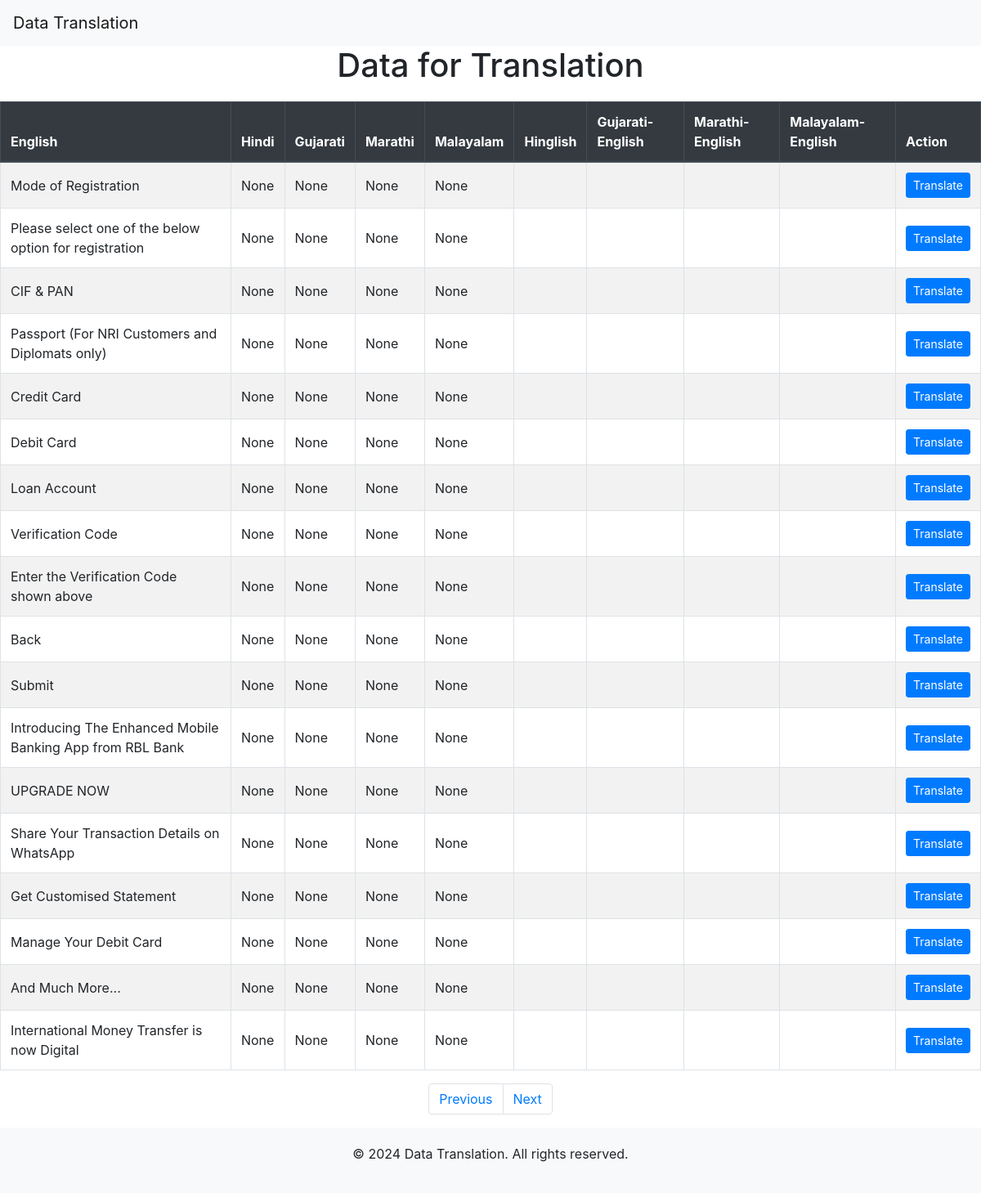
The app's page /myapp/display/17/ with its own data.
### myapp/models.py (models this page shows, shortened)
class ExtractedData(models.Model):
    uploaded_image = models.ForeignKey(UploadedImage, on_delete=models.CASCADE)
    extracted_data = models.TextField(default = [])
    hindi = models.TextField(null=True, blank=True)
    gujarati = models.TextField(null=True, blank=True)
    marathi = models.TextField(null=True, blank=True)
    malayalam = models.TextField(null=True, blank=True)
    class Meta:
        verbose_name = "ExtractedData"
        verbose_name_plural = "ExtractedData"

### myapp/views.py (the view)
# urls.py: path('display/<int:image_id>/', display_data, name='display_data'),
def display_data(request, image_id):
    extracted_data = ExtractedData.objects.filter(uploaded_image_id=image_id)
    return render(request, 'myapp/display_data.html', {'extracted_data': extracted_data})

### myapp/templates/myapp/display_data.html (shortened to what this page needs)
<!DOCTYPE html>
<html lang="en">
<head>
    <link href="https://maxcdn.bootstrapcdn.com/bootstrap/4.5.2/css/bootstrap.min.css" rel="stylesheet">
</head>
<body>
    <nav class="navbar navbar-expand-lg navbar-light bg-light fixed-top">
        <a class="navbar-brand" href="#">Data Translation</a>
    </nav>
    <div class="container" style="padding-right: 0px !important;padding-left: 0px !important;max-width: fit-content;">
        <h1 class="text-center">Data for Translation</h1>
        <div class="table-responsive">
            <table class="table table-striped table-bordered table-hover">
                <thead class="thead-dark">
                    <tr>
                        <th>English</th>
                        <th>Hindi</th>
                        <th>Gujarati</th>
                        <th>Marathi</th>
                        <th>Malayalam</th>
                        <th>Hinglish</th>
                        <th>Gujarati-English</th>
                        <th>Marathi-English</th>
                        <th>Malayalam-English</th>
                        <th>Action</th>
                    </tr>
                </thead>
                <tbody>
                    {% for data in extracted_data %}
                    <tr>
                        <td>{{ data.extracted_data }}</td>
                        <td>{{ data.hindi }}</td>
                        <td>{{ data.gujarati }}</td>
                        <td>{{ data.marathi }}</td>
                        <td>{{ data.malayalam }}</td>
                        <td>{{ data.hinglish }}</td>
                        <td>{{ data.gujarati_english }}</td>
                        <td>{{ data.marathi_english }}</td>
                        <td>{{ data.malayalam_english }}</td>
                        <td><a class="btn btn-primary btn-sm" href="{% url 'translate' data.id %}">Translate</a></td>
                    </tr>
                    {% endfor %}
                </tbody>
            </table>
        </div>
        <nav aria-label="Page navigation">
            <ul class="pagination">
                <li class="page-item"><a class="page-link" href="#">Previous</a></li>
                <li class="page-item"><a class="page-link" href="#">Next</a></li>
            </ul>
        </nav>
    </div>
    <footer>
        <div class="container">
            <p>&copy; 2024 Data Translation. All rights reserved.</p>
        </div>
    </footer>
</body>
</html>

### myapp/templates/myapp/display_data.html (style rules this page uses)
body { padding-top: 56px; }
.table th, .table td { vertical-align: middle; }
h1 { margin-bottom: 20px; }
footer { background: #f8f9fa; padding: 20px 0; text-align: center; }
.pagination { justify-content: center; }

### records on screen
ExtractedData: extracted_data "Mode of Registration", hindi "None", gujarati "None", marathi "None", malayalam "None"
ExtractedData: extracted_data "Please select one of the below option for registration", hindi "None", gujarati "None", marathi "None", malayalam "None"
ExtractedData: extracted_data "CIF & PAN", hindi "None", gujarati "None", marathi "None", malayalam "None"
ExtractedData: extracted_data "Passport (For NRI Customers and Diplomats only)", hindi "None", gujarati "None", marathi "None", malayalam "None"
ExtractedData: extracted_data "Credit Card", hindi "None", gujarati "None", marathi "None", malayalam "None"
ExtractedData: extracted_data "Debit Card", hindi "None", gujarati "None", marathi "None", malayalam "None"
ExtractedData: extracted_data "Loan Account", hindi "None", gujarati "None", marathi "None", malayalam "None"
ExtractedData: extracted_data "Verification Code", hindi "None", gujarati "None", marathi "None", malayalam "None"
ExtractedData: extracted_data "Enter the Verification Code shown above", hindi "None", gujarati "None", marathi "None", malayalam "None"
ExtractedData: extracted_data "Back", hindi "None", gujarati "None", marathi "None", malayalam "None"
ExtractedData: extracted_data "Submit", hindi "None", gujarati "None", marathi "None", malayalam "None"
ExtractedData: extracted_data "Introducing The Enhanced Mobile Banking App from RBL Bank", hindi "None", gujarati "None", marathi "None", malayalam "None"
ExtractedData: extracted_data "UPGRADE NOW", hindi "None", gujarati "None", marathi "None", malayalam "None"
ExtractedData: extracted_data "Share Your Transaction Details on WhatsApp", hindi "None", gujarati "None", marathi "None", malayalam "None"
ExtractedData: extracted_data "Get Customised Statement", hindi "None", gujarati "None", marathi "None", malayalam "None"
ExtractedData: extracted_data "Manage Your Debit Card", hindi "None", gujarati "None", marathi "None", malayalam "None"
ExtractedData: extracted_data "And Much More...", hindi "None", gujarati "None", marathi "None", malayalam "None"
ExtractedData: extracted_data "International Money Transfer is now Digital", hindi "None", gujarati "None", marathi "None", malayalam "None"
